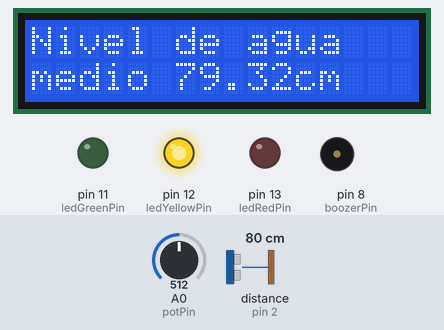
Recording of a sketch running on a simulated Arduino Uno, built with avr-gcc and run on an emulated ATmega328P. Parts: 16×2 character LCD, output pins drawn as LEDs (lit = HIGH), buzzer (waves = sounding). Wiring (inferred from the names in the program): ultrasonic range finder: trigger pin 3; echo pin 2. The test bench sets the inputs (shaded band); at power-on: distance to the obstacle (sensor on pin 2) 80 cm, A0 (potPin) = 512. The echo pulse lasts 58.3 µs per cm; pins used as bus, display or sensor lines are not drawn; what the sketch prints to the serial monitor is not drawn.

Above: at 3.2 s.
3.3 s: distance to the obstacle (sensor on pin 2) set to 45 cm
At 6.2 s:
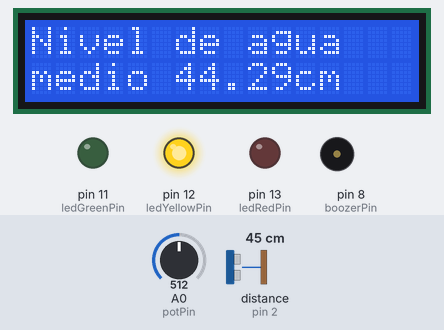
10.2 s: distance to the obstacle (sensor on pin 2) set to 37 cm
At 13.5 s:
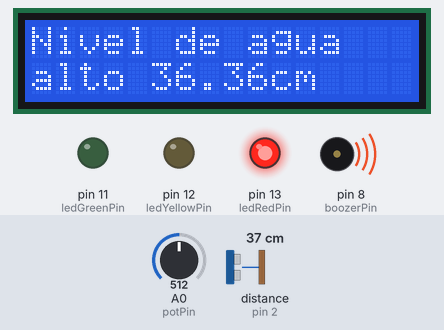
14.3 s: distance to the obstacle (sensor on pin 2) set to 120 cm
At 16.2 s:
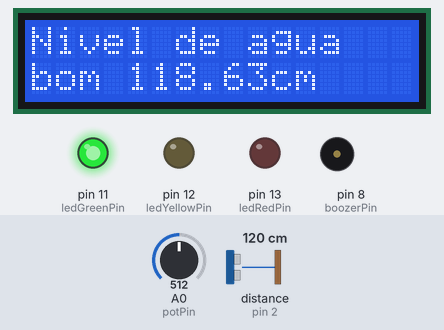
18.4 s: A0 (potPin) set to 90
At 20.0 s:
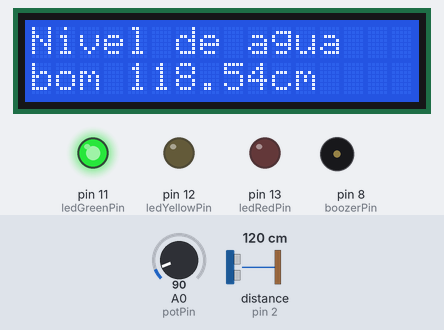
22.5 s: A0 (potPin) set to 1023
At 25.4 s:
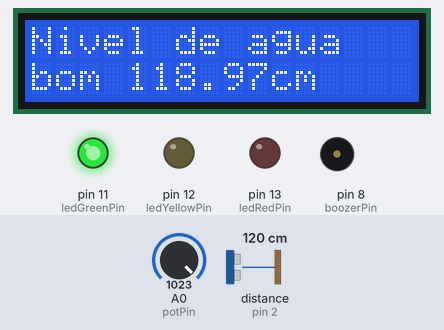
Timing chart, 0 to 26.9 s (numbered marks = the images above; inputs shaded):
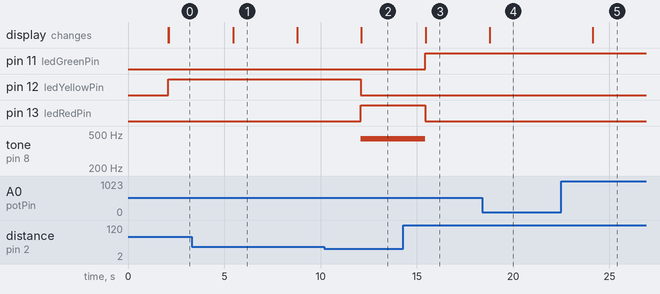

Measured:
- the behaviour switches between 41 and 40 cm on distance to the obstacle (sensor on pin 2) (found by bisection; images 1 and 2)
- after the input at 3.3 s, the display: changes after 2.2 s (image 1)
- after the input at 10.2 s, pin 12 (ledYellowPin): HIGH → LOW after 1.9 s; pin 13 (ledRedPin): LOW → HIGH after 1.9 s; tone on pin 8 (boozerPin): silent → 440 Hz after 1.9 s; the display: changes after 1.9 s (image 2)
- after the input at 14.3 s, pin 11 (ledGreenPin): LOW → HIGH after 1.1 s; pin 13 (ledRedPin): HIGH → LOW after 1.1 s; tone on pin 8 (boozerPin): 440 Hz → silent after 1.1 s; the display: changes after 1.2 s (image 3)
- after the input at 18.4 s, the display: changes after 0.39 s (image 4)
- after the input at 22.5 s, the display: changes after 1.6 s (image 5)
- what the display in image 1 shows lasts 3.3 s, from 5.5 s to 8.8 s

The sketch:

sketch.ino
```cpp
#include <Wire.h>
#include <LiquidCrystal_I2C.h>

// LCD 16x2 via I2C
#define col 16
#define lin 2
#define ende 0x27
LiquidCrystal_I2C lcd(ende, col, lin);

// Pinos
int ledRedPin = 13;
int ledGreenPin = 11;
int ledYellowPin = 12;
int potPin = A0;
int PIN_TRIG = 3;
int PIN_ECHO = 2;
int boozerPin = 8;

bool boozerActive = false;

void setup() {
  Serial.begin(115200);

  pinMode(ledRedPin, OUTPUT);
  pinMode(ledYellowPin, OUTPUT);
  pinMode(ledGreenPin, OUTPUT);
  pinMode(PIN_TRIG, OUTPUT);
  pinMode(PIN_ECHO, INPUT);
  pinMode(boozerPin, OUTPUT);

  lcd.init();
  lcd.backlight();
  lcd.setCursor(0, 0);
  lcd.print("Monitorando");
  lcd.setCursor(0, 1);
  lcd.print("Bueiro...");
  delay(2000);
  lcd.clear();
}

void loop() {

  int chuva = analogRead(potPin);
  Serial.print("Chuva: ");
  Serial.println(chuva);
  int intervalo;
  if (chuva > 700) {
    intervalo = 1000;
  } else if (chuva > 300) {
    intervalo = 3000;
  } else {
    intervalo = 5000;
  }

  digitalWrite(PIN_TRIG, LOW);
  delayMicroseconds(2);
  digitalWrite(PIN_TRIG, HIGH);
  delayMicroseconds(10);
  digitalWrite(PIN_TRIG, LOW);

  long duracao = pulseIn(PIN_ECHO, HIGH);
  float distancia = duracao * 0.034 / 2;

  Serial.print("Distancia: ");
  Serial.print(distancia);
  Serial.println(" cm");

  digitalWrite(ledRedPin, LOW);
  digitalWrite(ledYellowPin, LOW);
  digitalWrite(ledGreenPin, LOW);

  if (distancia <= 40) {
    digitalWrite(ledRedPin, HIGH);
    if (!boozerActive) {
      tone(boozerPin, 440);
      boozerActive = true;
    }
    lcd.clear();
    lcd.setCursor(0, 0);
    lcd.print("Nivel de agua");
    lcd.setCursor(0, 1);
    lcd.print("alto "); lcd.print(distancia); lcd.print("cm");
    delay(300);
  }
  else if (distancia <= 100) {
    digitalWrite(ledYellowPin, HIGH);
    noTone(boozerPin);
    boozerActive = false;
    lcd.clear();
    lcd.setCursor(0, 0);
    lcd.print("Nivel de agua");
    lcd.setCursor(0, 1);
    lcd.print("medio "); lcd.print(distancia); lcd.print("cm");
    delay(300);
  }
  else {
    digitalWrite(ledGreenPin, HIGH);
    noTone(boozerPin);
    boozerActive = false;
    lcd.clear();
    lcd.setCursor(0, 0);
    lcd.print("Nivel de agua");
    lcd.setCursor(0, 1);
    lcd.print("bom "); lcd.print(distancia); lcd.print("cm");
    delay(300);
  }

  delay(intervalo);
}
```
